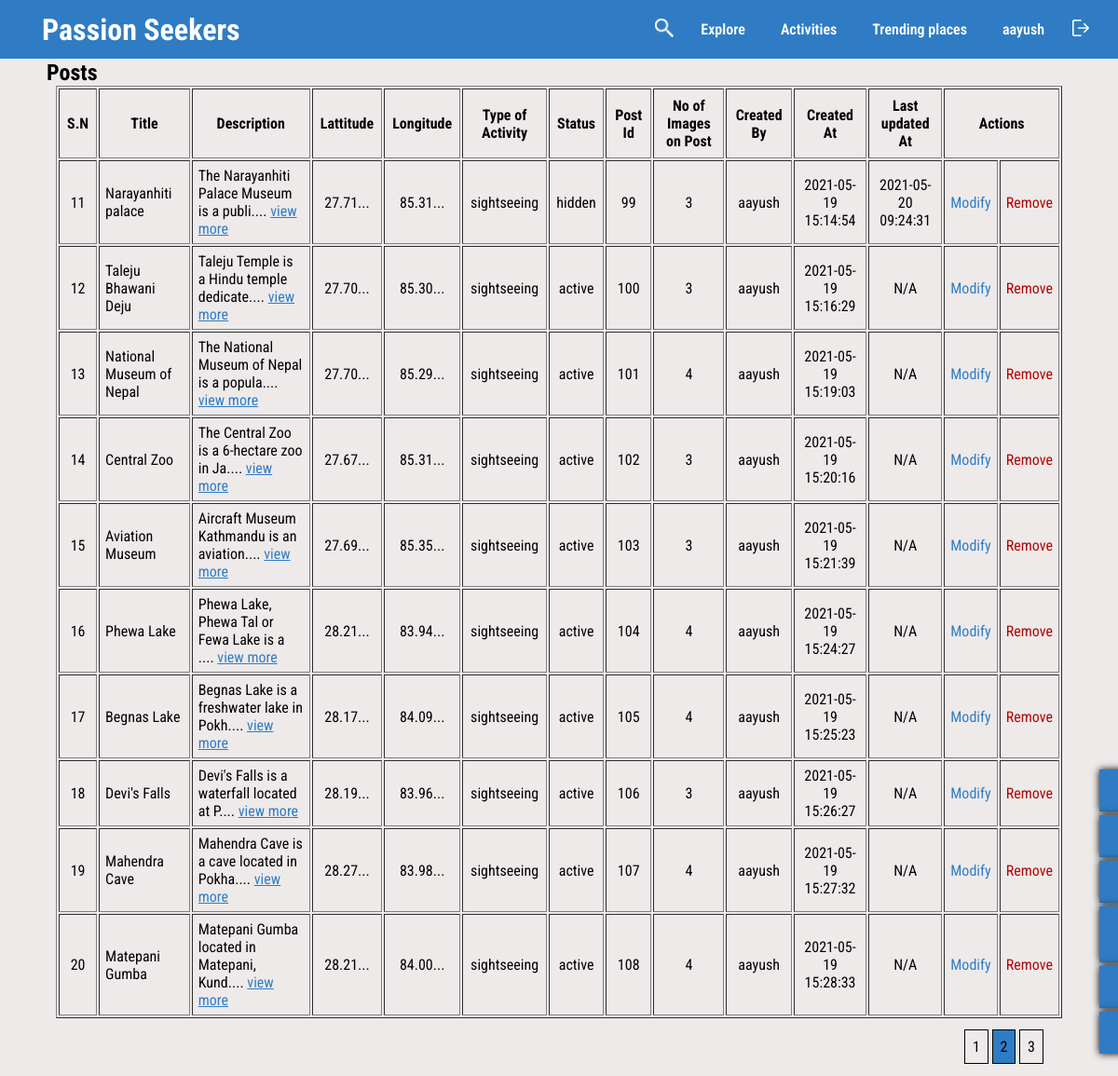
/allPosts.php?pageno=2 (signed in), run on the app's committed database.
### tables this page shows
CREATE TABLE `tbl_location` (
  `id` int NOT NULL,
  `title` varchar(50) NOT NULL,
  `description` text NOT NULL,
  `type_of_activity` varchar(50) NOT NULL,
  `admin_id` int NOT NULL,
  `lattitude` decimal(22,20) NOT NULL,
  `longitude` decimal(22,20) NOT NULL,
  `status` tinyint(1) NOT NULL DEFAULT '1',
  `created_at` timestamp NOT NULL DEFAULT CURRENT_TIMESTAMP,
  `updated_at` timestamp NULL DEFAULT NULL
);

### __connection.php (called while the page is built, shortened)
<?php
function mysqlisAdmin($id, $username)
{
  $query = "SELECT * FROM tbl_admins WHERE username='$username' AND status=1 AND id=$id";
  return $query;
}
function mysqlLocationAndImagesInfo($pageNo, $pageOffset)
{
  $pageNo = $pageNo * $pageOffset;
  $query =
    "SELECT
    id,
    title,
    `description`,
    lattitude,
    longitude,
    `status`,
    image_count,
    type_of_activity,
  	created_by,
    created_by_id,
    created_at,
    updated_at
FROM
    `tbl_location` AS l,
    (
    SELECT
        COUNT(location_id) AS image_count,
        location_id
    FROM
        `tbl_images`
    GROUP BY
        location_id
) AS i,
(
    SELECT username AS created_by,id AS created_by_id FROM `tbl_admins`
) AS a
WHERE
    i.location_id = l.id AND
    l.admin_id = a.created_by_id
LIMIT $pageNo,$pageOffset";
  return $query;
}
function mysqlLocationPostCount()
{
  $query = "SELECT COUNT(id) as `total` FROM `tbl_location`";
  return $query;
}

### allPosts.php (the view, shortened to what this page needs)
<?php
require_once './__connection.php';
?>
<!DOCTYPE html>
<html lang="en">
<head>
   <link rel="stylesheet" href="./style/style.css">
   <link rel="stylesheet" href="./style/header-navigationBar.css">
   <link rel="stylesheet" href="./style/all-posts.css">
   <link rel="stylesheet" href="./style/admin-jobs.css">
</head>
<body>
   <?php
   $checkAdminQuery = mysqlisAdmin($_SESSION['id'], $_SESSION['username']);
   $checkAdminResult = $connection->query($checkAdminQuery);
   if ($checkAdminResult->num_rows == 1) {
      $pageNumber = 1;
      if (isset($_GET['pageno']) && is_numeric($_GET['pageno']) && $_GET['pageno'] > 1) {
         $pageNumber = $_GET['pageno'];
      }
      $pageOfset = 10;
      $result = $connection->query(mysqlLocationAndImagesInfo($pageNumber - 1, $pageOfset));
      $postList = [];
      while ($row = $result->fetch_assoc()) {
         array_push($postList, $row);
      }
   } else {
      $err['user'] = 'Not a valid User';
   }
   $totalPost = ($connection->query(mysqlLocationPostCount()))->fetch_assoc();
   $pageCount = ceil($totalPost['total'] / $pageOfset);
   ?>
   <header>
      <?php require_once './__navigationBar.php' ?>
   </header>
   <?php if ($checkAdminResult->num_rows == 1) { ?>
      <section class="all__posts">
         <h2 class="all__posts__title">Posts</h2>
         <div class="all__posts__body">
            <table border="1" class="all__posts__contents">
               <thead class="all__posts__contents__head">
                  <th>S.N</th>
                  <th>Title</th>
                  <th>Description</th>
                  <th>Lattitude</th>
                  <th>Longitude</th>
                  <th>Type of Activity</th>
                  <th>Status</th>
                  <th>Post Id</th>
                  <th>No of Images on Post</th>
                  <th>Created By</th>
                  <th>Created At</th>
                  <th>Last updated At</th>
                  <th colspan="2">Actions</th>
               </thead>
               <tbody>
                  <?php foreach ($postList as $index => $post) { ?>
                     <tr class="all__posts__contents__content">
                        <td><?php echo $pageOfset * $pageNumber - $pageOfset + $index + 1 ?></td>
                        <td class="all__posts__contents__content__left"><?php echo $post['title'] ?></td>
                        <td class="all__posts__contents__content__left"><?php echo substr($post['description'], 0, 40) . ".... <a href='./individualPage.php?id=" . $post['id'] . "' class='all__posts__contents__content__more' >view more</a>" ?></td>
                        <td><?php echo substr($post['lattitude'],0,5)."..." ?></td>
                        <td><?php echo substr($post['longitude'],0,5)."..." ?></td>
                        <td><?php echo $post['type_of_activity'] ?></td>
                        <td><?php echo $post['status'] == 1 ? 'active' : 'hidden' ?></td>
                        <td><?php echo $post['id'] ?></td>
                        <td><?php echo $post['image_count'] ?></td>
                        <td><?php echo $post['created_by'] ?></td>
                        <td><?php echo $post['created_at'] ?></td>
                        <td><?php echo $post['updated_at'] ? $post['updated_at'] : 'N/A' ?></td>
                        <td><a href="<?php echo "./editPost.php?id=" . $post['id'] ?>" class="all__posts__contents__content__edit">Modify</a></td>
                        <td><a href="<?php echo "./removePost.php?redirect=true&id=" . $post['id'] ?>" class="all__posts__contents__content__remove">Remove</a></td>
                     </tr>
                  <?php } ?>
               </tbody>
            </table>
         </div>
      </section>
      <div class="page__numbers">
         <?php for ($i = 1; $i <= $pageCount; $i++) {
            if ($pageNumber == $i) { ?>
               <p class="page__number page__number--active"><a><?php echo $i ?></a></p>
            <?php } else { ?>
               <p class="page__number page__number"><a href="<?php echo './allPosts.php?pageno=' . $i ?>"><?php echo $i ?></a></p>
            <?php } ?>
         <?php } ?>
      </div>
   <?php } ?>
   <?php require_once './__adminJobs.php' ?>
</body>
</html>

### style/style.css (style rules this page uses)
* { box-sizing: border-box; padding: 0; margin: 0; }
:root { --blue: #2f7cc4; --dark-blue:#14436e; --background-color:rgb(238, 234, 234); }
body { font-family: 'Roboto Condensed',sans-serif; font-size: 1rem; background-color:var(--background-color) ; }
a { color: black; cursor: pointer; text-decoration: none; }
h2 { margin-left: 50px; }
p { line-height: 1.4; }

### style/header-navigationBar.css (style rules this page uses)
header { max-width: 100vw; }

### style/all-posts.css (style rules this page uses)
.all__posts { margin-top: 64px; }
.all__posts__contents { width: 90%; margin: 0 auto; }
.all__posts__contents__head th { padding: 8px; }
.all__posts__contents__content td { padding: 6px; text-align: center; }
.all__posts__contents__content__left { text-align: left !important; }
.all__posts__contents__content__edit, .all__posts__contents__content__more { color: var(--blue); }
.all__posts__contents__content__more { text-decoration: underline; }
.all__posts__contents__content__remove { color: rgb(180, 4, 4); }
.page__numbers { padding: 20px; text-align: right; width: 95%; }
.page__number { display: inline; }
.page__number a { border: 1px solid black; padding: .5rem ; }
.page__number--active a { background-color: var(--blue); cursor: default; }

### data on the page
tbl_location: index "11", title "Narayanhiti palace", description "The Narayanhiti Palace Museum is a publi", lattitude "27.71", longitude "85.31", type_of_activity "sightseeing", status "hidden", id "99", image_count "3", created_by "aayush", created_at "2021-05-19 15:14:54", updated_at "2021-05-20 09:24:31"
tbl_location: index "12", title "Taleju Bhawani Deju", description "Taleju Temple is a Hindu temple dedicate", lattitude "27.70", longitude "85.30", type_of_activity "sightseeing", status "active", id "100", image_count "3", created_by "aayush", created_at "2021-05-19 15:16:29", shows "N/A"
tbl_location: index "13", title "National Museum of Nepal", description "The National Museum of Nepal is a popula", lattitude "27.70", longitude "85.29", type_of_activity "sightseeing", status "active", id "101", image_count "4", created_by "aayush", created_at "2021-05-19 15:19:03", shows "N/A"
tbl_location: index "14", title "Central Zoo", description "The Central Zoo is a 6-hectare zoo in Ja", lattitude "27.67", longitude "85.31", type_of_activity "sightseeing", status "active", id "102", image_count "3", created_by "aayush", created_at "2021-05-19 15:20:16", shows "N/A"
tbl_location: index "15", title "Aviation Museum", description "Aircraft Museum Kathmandu is an aviation", lattitude "27.69", longitude "85.35", type_of_activity "sightseeing", status "active", id "103", image_count "3", created_by "aayush", created_at "2021-05-19 15:21:39", shows "N/A"
tbl_location: index "16", title "Phewa Lake", description "Phewa Lake, Phewa Tal or Fewa Lake is a", lattitude "28.21", longitude "83.94", type_of_activity "sightseeing", status "active", id "104", image_count "4", created_by "aayush", created_at "2021-05-19 15:24:27", shows "N/A"
tbl_location: index "17", title "Begnas Lake", description "Begnas Lake is a freshwater lake in Pokh", lattitude "28.17", longitude "84.09", type_of_activity "sightseeing", status "active", id "105", image_count "4", created_by "aayush", created_at "2021-05-19 15:25:23", shows "N/A"
tbl_location: index "18", title "Devi's Falls", description "Devi's Falls is a waterfall located at P", lattitude "28.19", longitude "83.96", type_of_activity "sightseeing", status "active", id "106", image_count "3", created_by "aayush", created_at "2021-05-19 15:26:27", shows "N/A"
tbl_location: index "19", title "Mahendra Cave", description "Mahendra Cave is a cave located in Pokha", lattitude "28.27", longitude "83.98", type_of_activity "sightseeing", status "active", id "107", image_count "4", created_by "aayush", created_at "2021-05-19 15:27:32", shows "N/A"
tbl_location: index "20", title "Matepani Gumba", description "Matepani Gumba located in Matepani, Kund", lattitude "28.21", longitude "84.00", type_of_activity "sightseeing", status "active", id "108", image_count "4", created_by "aayush", created_at "2021-05-19 15:28:33", shows "N/A"

### other printed values
$_SESSION['username'] "aayush"
